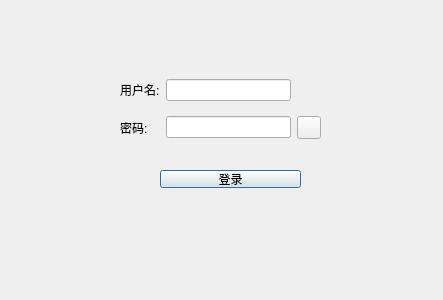
<?xml version="1.0" encoding="UTF-8"?>
<ui version="4.0">
 <class>login_Dialog</class>
 <widget class="QDialog" name="login_Dialog">
  <property name="enabled">
   <bool>true</bool>
  </property>
  <property name="geometry">
   <rect>
    <x>0</x>
    <y>0</y>
    <width>443</width>
    <height>300</height>
   </rect>
  </property>
  <property name="sizePolicy">
   <sizepolicy hsizetype="Preferred" vsizetype="Preferred">
    <horstretch>0</horstretch>
    <verstretch>0</verstretch>
   </sizepolicy>
  </property>
  <property name="mouseTracking">
   <bool>false</bool>
  </property>
  <property name="windowTitle">
   <string>Dialog</string>
  </property>
  <property name="windowIcon">
   <iconset theme="QIcon::ThemeIcon::AddressBookNew"/>
  </property>
  <property name="sizeGripEnabled">
   <bool>false</bool>
  </property>
  <widget class="QWidget" name="gridLayoutWidget">
   <property name="geometry">
    <rect>
     <x>120</x>
     <y>70</y>
     <width>201</width>
     <height>80</height>
    </rect>
   </property>
   <layout class="QGridLayout" name="gridLayout">
    <item row="1" column="2">
     <widget class="QLineEdit" name="user"/>
    </item>
    <item row="3" column="0">
     <widget class="QLabel" name="label_psw">
      <property name="text">
       <string>密码:</string>
      </property>
     </widget>
    </item>
    <item row="1" column="0">
     <widget class="QLabel" name="label_user">
      <property name="text">
       <string>用户名:</string>
      </property>
     </widget>
    </item>
    <item row="3" column="3">
     <widget class="QToolButton" name="toolButton">
      <property name="text">
       <string/>
      </property>
     </widget>
    </item>
    <item row="3" column="2">
     <widget class="QLineEdit" name="password"/>
    </item>
   </layout>
  </widget>
  <widget class="QPushButton" name="login_btn">
   <property name="geometry">
    <rect>
     <x>160</x>
     <y>170</y>
     <width>141</width>
     <height>18</height>
    </rect>
   </property>
   <property name="text">
    <string>登录</string>
   </property>
  </widget>
 </widget>
 <tabstops>
  <tabstop>user</tabstop>
  <tabstop>password</tabstop>
  <tabstop>toolButton</tabstop>
  <tabstop>login_btn</tabstop>
 </tabstops>
 <resources/>
 <connections/>
</ui>
